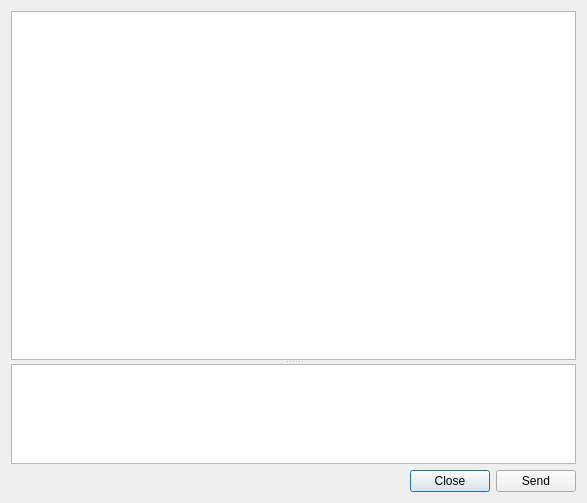
<?xml version="1.0" encoding="UTF-8"?>
<ui version="4.0">
 <class>ChatDialog</class>
 <widget class="QDialog" name="ChatDialog">
  <property name="geometry">
   <rect>
    <x>0</x>
    <y>0</y>
    <width>587</width>
    <height>503</height>
   </rect>
  </property>
  <property name="windowTitle">
   <string>Dialog</string>
  </property>
  <layout class="QVBoxLayout" name="verticalLayout">
   <item>
    <widget class="QSplitter" name="splitter">
     <property name="orientation">
      <enum>Qt::Vertical</enum>
     </property>
     <widget class="QTextEdit" name="textEdit_3">
      <property name="sizePolicy">
       <sizepolicy hsizetype="Expanding" vsizetype="Expanding">
        <horstretch>0</horstretch>
        <verstretch>7</verstretch>
       </sizepolicy>
      </property>
     </widget>
     <widget class="QTextEdit" name="textEdit_4">
      <property name="sizePolicy">
       <sizepolicy hsizetype="Expanding" vsizetype="Expanding">
        <horstretch>0</horstretch>
        <verstretch>2</verstretch>
       </sizepolicy>
      </property>
     </widget>
    </widget>
   </item>
   <item>
    <layout class="QHBoxLayout" name="horizontalLayout_2">
     <item>
      <spacer name="horizontalSpacer_2">
       <property name="orientation">
        <enum>Qt::Horizontal</enum>
       </property>
       <property name="sizeHint" stdset="0">
        <size>
         <width>148</width>
         <height>20</height>
        </size>
       </property>
      </spacer>
     </item>
     <item>
      <widget class="QPushButton" name="pushButton">
       <property name="text">
        <string>Close</string>
       </property>
      </widget>
     </item>
     <item>
      <widget class="QPushButton" name="pushButton_2">
       <property name="text">
        <string>Send</string>
       </property>
      </widget>
     </item>
    </layout>
   </item>
  </layout>
 </widget>
 <resources/>
 <connections>
  <connection>
   <sender>pushButton</sender>
   <signal>clicked()</signal>
   <receiver>ChatDialog</receiver>
   <slot>close()</slot>
   <hints>
    <hint type="sourcelabel">
     <x>509</x>
     <y>497</y>
    </hint>
    <hint type="destinationlabel">
     <x>409</x>
     <y>490</y>
    </hint>
   </hints>
  </connection>
 </connections>
</ui>
